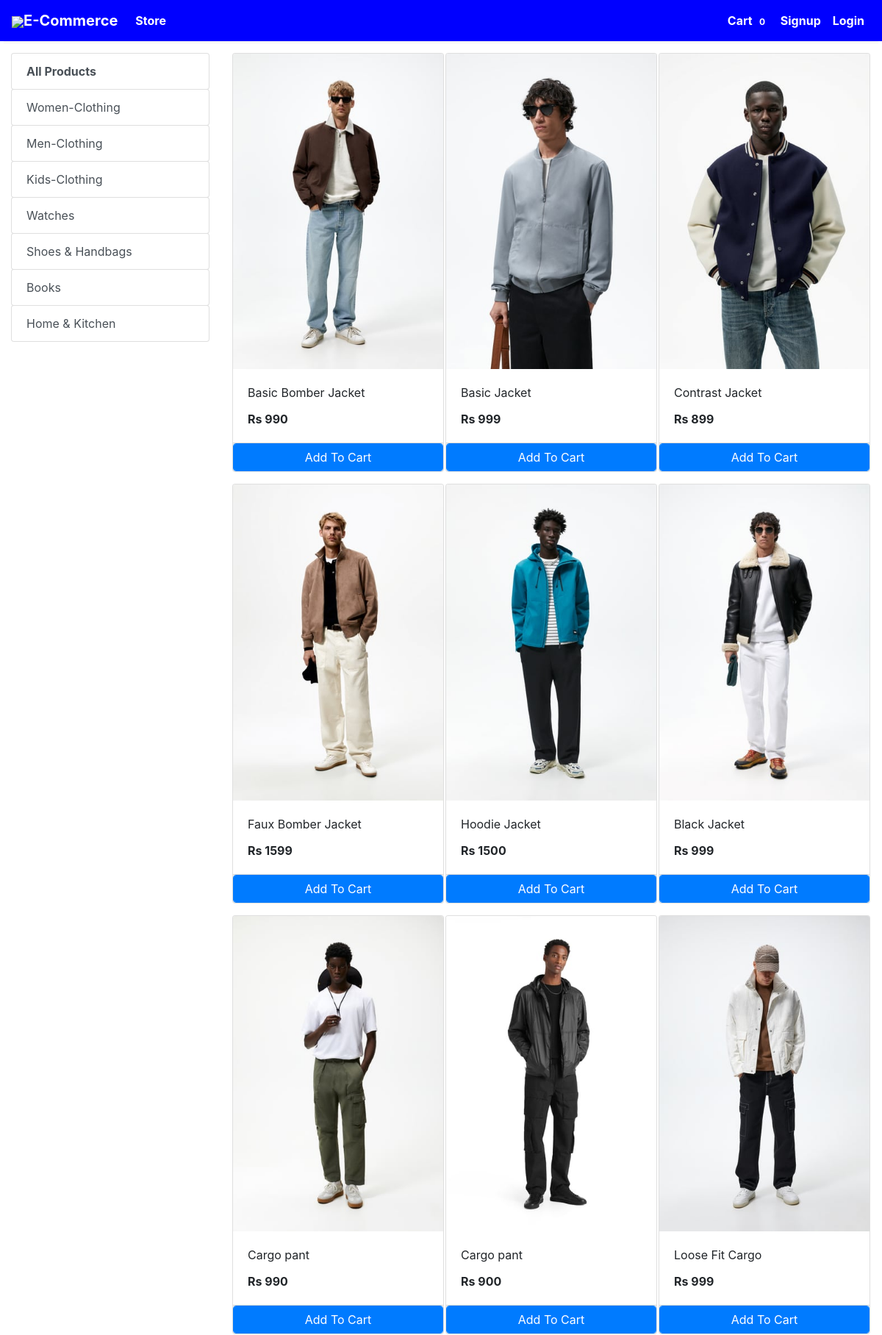
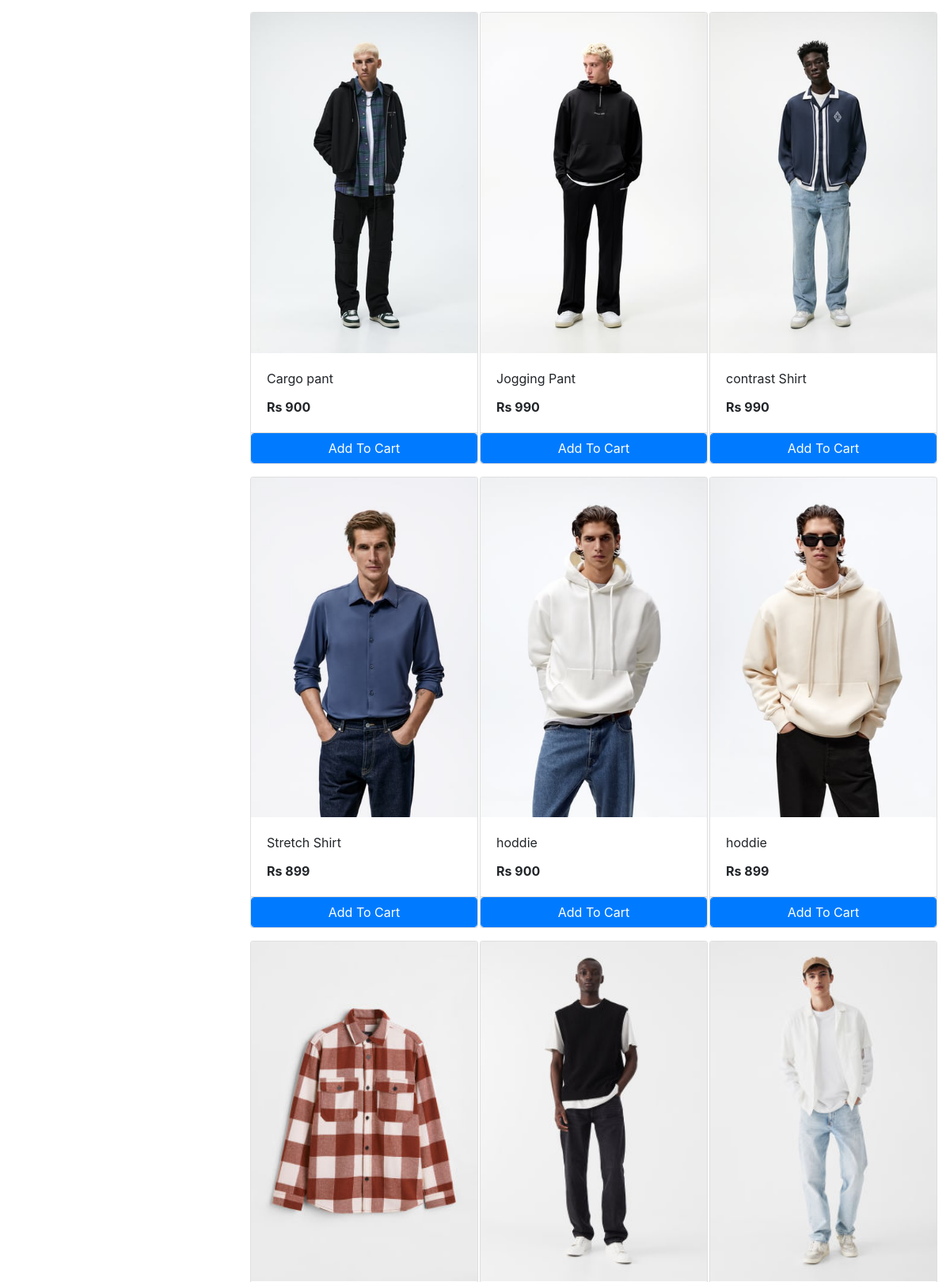
The app's page /store (upper part) with its own data (2 pictures, top to bottom).
### store/models/category.py (models this page shows, shortened)
class Category(models.Model):
    name= models.CharField(max_length=50)
    @staticmethod
    def get_all_categories():
        return Category.objects.all()

### store/models/product.py (models this page shows, shortened)
class Products(models.Model):
    name = models.CharField(max_length=60)
    price= models.IntegerField(default=0)
    category= models.ForeignKey(Category,on_delete=models.CASCADE,default=1 )
    description= models.CharField(max_length=250, default='', blank=True, null= True)
    image= models.ImageField(upload_to='uploads/products/')
    @staticmethod
    def get_all_products():
        return Products.objects.all()

### store/views/home.py (the view)
# urls.py: path('' , include('store.urls'))
def store(request):
    cart = request.session.get('cart')
    if not cart:
        request.session['cart'] = {}
    products = None
    categories = Category.get_all_categories()
    categoryID = request.GET.get('category')
    if categoryID:
        products = Products.get_all_products_by_categoryid(categoryID)
    else:
        products = Products.get_all_products();
    data = {}
    data['products'] = products
    data['categories'] = categories
    print('you are : ', request.session.get('email'))
    return render(request, 'index.html', data)

### store/templatetags/cart.py (called while the page is built)
@register.filter (name='is_in_cart')
def is_in_cart(product, cart):
    keys = cart.keys ()
    for id in keys:
        if int (id) == product.id:
            return True
    return False;

### store/templatetags/custom_filter.py (called while the page is built)
@register.filter(name='currency')
def currency(number):
    return "Rs "+str(number)

### store/templates/index.html (shortened to what this page needs)
{% extends 'base.html' %}
{% block content %}
{% load cart %}
{% load custom_filter %}
<div class="container-fluid mt-3">
	<div class="row">
		<div class="col-lg-3 mx-auto">
			<div class="list-group">
				<a href="/" class="list-group-item list-group-item-action btn btn-outline-primary"><b>All Products</b></a>
				{% for category in categories %}
				<a href="/?category={{category.id}}"
					class="list-group-item list-group-item-action btn btn-outline-primary ">{{category.name}}</a>
				{% endfor %}
			</div>
		</div>
		<div id='products' class="col-lg-9 mx-auto">
			<div class="row mx-auto">
				{% for product in products %}
				<div class="card mx-auto mb-3" id={{product.id}} style="width: 18rem;">
					<img class="card-img-top" src="{{product.image.url}}" alt="Card image cap">
					<div class="card-body">
						<p class="card-title">{{product.name}}</p>
						<p class="card-text"><b>{{product.price|currency}}</b></p>
					</div>
					<div class="card-footer p-0 no-gutters">
						{% if product|is_in_cart:request.session.cart %}
						<div class="row no-gutters">
							<form action="/#{{product.id}}" class="col-2 " method="post">
								{% csrf_token %}
								<input hidden type="text" name='product' value='{{product.id}}'>
								<input hidden type="text" name='remove' value='True'>
								<input type="submit" value=" - " class="btn btn-block btn-primary border-right">
							</form>
							<div class="text-center col btn btn-primary">{{product|cart_quantity:request.session.cart}} in Cart</div>
							<form action="/#{{product.id}}" class="col-2 " method="post">
								{% csrf_token %}
								<input hidden type="text" name='product' value='{{product.id}}'>
								<input type="submit" value=" + " class="btn btn-block btn-primary border-left">
							</form>
						</div>
						{% else %}
						<form action="/#{{product.id}}" method="POST" class="btn-block">
							<input type="submit" class="float-right btn btn-primary form-control"
								value="Add To Cart">
						</form>
						{% endif %}
					</div>
				</div>
				{% endfor %}
			</div>
		</div>
	</div>
</div>
{% endblock %}

### records on screen
Category: name "Women-Clothing"
Category: name "Men-Clothing"
Category: name "Kids-Clothing"
Category: name "Watches"
Category: name "Shoes & Handbags"
Category: name "Books"
Category: name "Home & Kitchen"
Products: image (picture), name "Basic Bomber Jacket", price "Rs 990"
Products: image (picture), name "Basic Jacket", price "Rs 999"
Products: image (picture), name "Contrast Jacket", price "Rs 899"
Products: image (picture), name "Faux Bomber Jacket", price "Rs 1599"
Products: image (picture), name "Hoodie Jacket", price "Rs 1500"
Products: image (picture), name "Black Jacket", price "Rs 999"
Products: image (picture), name "Cargo pant", price "Rs 990"
Products: image (picture), name "Cargo pant", price "Rs 900"
Products: image (picture), name "Loose Fit Cargo", price "Rs 999"
Products: image (picture), name "Cargo pant", price "Rs 900"
Products: image (picture), name "Jogging Pant", price "Rs 990"
Products: image (picture), name "contrast Shirt", price "Rs 990"
Products: image (picture), name "Stretch Shirt", price "Rs 899"
Products: image (picture), name "hoddie", price "Rs 900"
Products: image (picture), name "hoddie", price "Rs 899"
Products: image (picture)
Products: image (picture)
Products: image (picture)

### other values on screen
{{ request.session.cart.keys|length }} "0"
